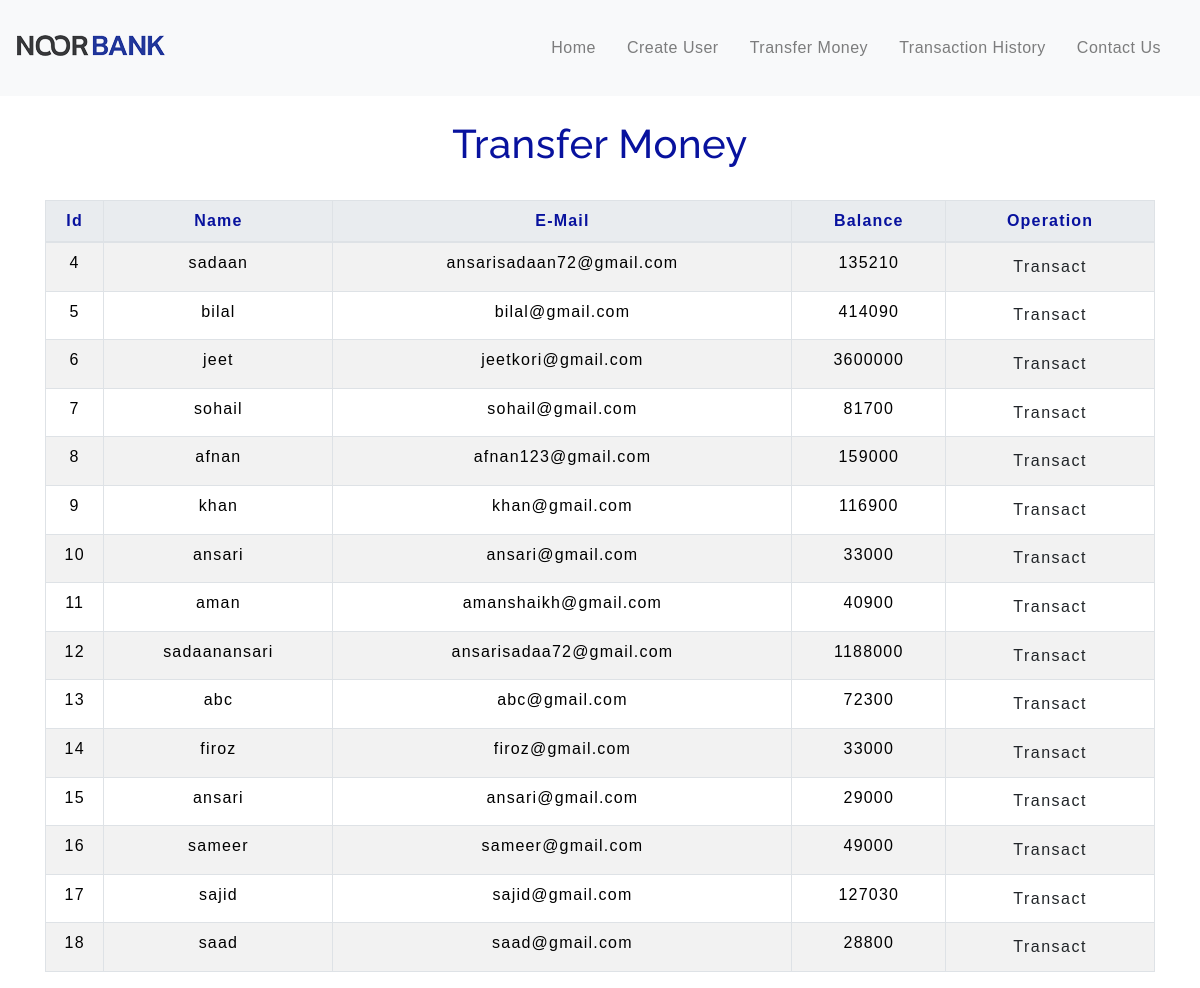
The app's page /transfermoney.php with its own data.
### tables this page shows
CREATE TABLE `users` (
  `id` int(3) NOT NULL,
  `name` text NOT NULL,
  `email_id` varchar(30) NOT NULL,
  `balance` int(8) NOT NULL
);

### transfermoney.php (the view, shortened to what this page needs)
<!DOCTYPE html>
<html lang="en">
<head>
    <link rel="stylesheet" href="https://stackpath.bootstrapcdn.com/bootstrap/4.5.2/css/bootstrap.min.css">
    <link rel="stylesheet" href="css/navbar.css">
    <link rel="stylesheet" href="css/table.css">
    <link rel="stylesheet" href="css/style.css">
</head>
<body>
    <?php
    include 'navbar.php'
    ?>
    <?php
    include 'connection.php';
    $sql = "SELECT * FROM users";
    $result = mysqli_query($con, $sql);
    ?>
    <div class="container">
        <h2 class="text-center pt-4">Transfer Money</h2>
        <br>
        <div class="row">
            <div class="col">
                <div class="table-responsive-sm">
                    <table class="table table-hover table-sm table-striped table-condensed table-bordered">
                        <thead class="thead-light">
                            <tr>
                                <th scope="col" class="text-center py-2">Id</th>
                                <th scope="col" class="text-center py-2">Name</th>
                                <th scope="col" class="text-center py-2">E-Mail</th>
                                <th scope="col" class="text-center py-2">Balance</th>
                                <th scope="col" class="text-center py-2">Operation</th>
                            </tr>
                        </thead>
                        <tbody>
                            <?php
                            while ($rows = mysqli_fetch_assoc($result)) {
                            ?>
                                <tr>
                                    <td class="py-2"><?php echo $rows['id'] ?></td>
                                    <td class="py-2"><?php echo $rows['name'] ?></td>
                                    <td class="py-2"><?php echo $rows['email_id'] ?></td>
                                    <td class="py-2"><?php echo $rows['balance'] ?></td>
                                    <td><a href="user.php?id= <?php echo $rows['id']; ?>"> <button type="button" class="btn">Transact</button></a></td>
                                </tr>
                            <?php
                            }
                            ?>
                        </tbody>
                    </table>
                </div>
            </div>
        </div>
</body>
</html>

### css/navbar.css (style rules this page uses)
h2 { color: #4C4B4B; letter-spacing: 0.5px; font-family: raleway; }

### css/table.css (style rules this page uses)
* { padding: 0; margin: 0; box-sizing: border-box; font-family: sans-serif; }
body { margin: 0; padding: 0; font-family: sans-serif; }
h2 { font-size: 40px; color: #08129e !important; }
table { letter-spacing: 1.2px; }
th { color: #08129e !important; }
td { text-align: center; color: black; }
button { border:none; background: #08129e; transition: 1s; }
button { transition: 1.5s; color: #08129e; }

### css/style.css (style rules this page uses)
* { padding: 0; margin: 0; box-sizing: border-box; font-family: sans-serif; }
button { border:none; border-radius: 8px; padding: 10px; background:#EAF0F1; color:black; letter-spacing: 1.5px; font-size: 15px; transition: 0.5s; }
h2 { color: #08129e !important; font-size: 35pxs !important; }

### records on screen
users: id "4", name "sadaan", email "ansarisadaan72@gmail.com", balance "135210"
users: id "5", name "bilal", email "bilal@gmail.com", balance "414090"
users: id "6", name "jeet", email "jeetkori@gmail.com", balance "3600000"
users: id "7", name "sohail", email "sohail@gmail.com", balance "81700"
users: id "8", name "afnan", email "afnan123@gmail.com", balance "159000"
users: id "9", name "khan", email "khan@gmail.com", balance "116900"
users: id "10", name "ansari", email "ansari@gmail.com", balance "33000"
users: id "11", name "aman", email "amanshaikh@gmail.com", balance "40900"
users: id "12", name "sadaanansari", email "ansarisadaa72@gmail.com", balance "1188000"
users: id "13", name "abc", email "abc@gmail.com", balance "72300"
users: id "14", name "firoz", email "firoz@gmail.com", balance "33000"
users: id "15", name "ansari", email "ansari@gmail.com", balance "29000"
users: id "16", name "sameer", email "sameer@gmail.com", balance "49000"
users: id "17", name "sajid", email "sajid@gmail.com", balance "127030"
users: id "18", name "saad", email "saad@gmail.com", balance "28800"
